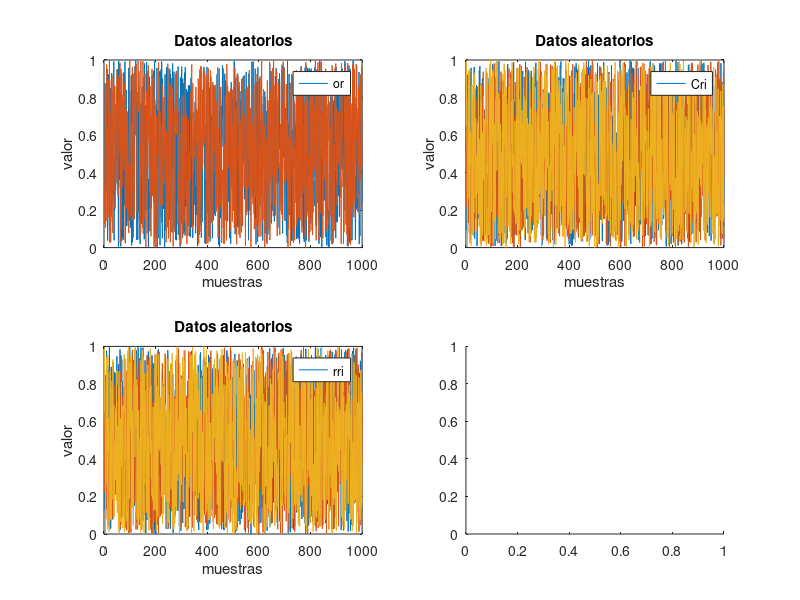

Reproduce this figure in MATLAB.
% Actividad #3
% Objetivo: Graficar con subplot y guardarlos
% Nombre: sunombre

% Limpiar variables y linea de comandos
clear%para borrar el workspace y liberar memoria RAM
clc %limpiar el command window

%% Generar datos alatorios
% En todo dataset las filas son muestras y las comlumnas son variables
variables=5; %Columnas
vname=["Corriente","Voltaje","variable3","variable4","variable5"];
muestras=1000; %Filas
Dataset=rand(muestras, variables);
%matriz de muestras (filas) x variables (columnas)

%% Graficar el dataset
figure %no sobrescribe la anterior grafica

subplot(2,2,1)
plot(Dataset(:,2:3));%
title("Datos aleatorios");
xlabel("muestras");
ylabel("valor");
legend(vname(2:3))

subplot(2,2,2)
plot(Dataset(:,[1,4,5]));
title("Datos aleatorios");
xlabel("muestras");
ylabel("valor");
legend(vname([1,4,5]))

subplot(2,2,3)
plot(Dataset(:,3:5));%
title("Datos aleatorios");
xlabel("muestras");
ylabel("valor");
legend(vname(3:5))

subplot(2,2,4)
%plot(Dataset(:,[1]));
%title("Datos aleatorios");
%xlabel("muestras");
%ylabel("valor");
%legend(vname([1]))
%clear
